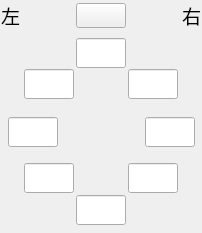
<?xml version="1.0" encoding="UTF-8"?>
<ui version="4.0">
 <class>FeiTeng_Custom</class>
 <widget class="QWidget" name="FeiTeng_Custom">
  <property name="geometry">
   <rect>
    <x>0</x>
    <y>0</y>
    <width>202</width>
    <height>229</height>
   </rect>
  </property>
  <property name="windowTitle">
   <string>Form</string>
  </property>
  <layout class="QVBoxLayout" name="verticalLayout">
   <property name="spacing">
    <number>0</number>
   </property>
   <property name="leftMargin">
    <number>0</number>
   </property>
   <property name="topMargin">
    <number>0</number>
   </property>
   <property name="rightMargin">
    <number>0</number>
   </property>
   <property name="bottomMargin">
    <number>0</number>
   </property>
   <item>
    <widget class="QWidget" name="horizontalWidget" native="true">
     <property name="maximumSize">
      <size>
       <width>16777215</width>
       <height>32</height>
      </size>
     </property>
     <layout class="QHBoxLayout" name="horizontalLayout">
      <property name="sizeConstraint">
       <enum>QLayout::SizeConstraint::SetDefaultConstraint</enum>
      </property>
      <property name="leftMargin">
       <number>1</number>
      </property>
      <property name="topMargin">
       <number>1</number>
      </property>
      <property name="rightMargin">
       <number>1</number>
      </property>
      <property name="bottomMargin">
       <number>1</number>
      </property>
      <item>
       <widget class="QLabel" name="label">
        <property name="maximumSize">
         <size>
          <width>16777215</width>
          <height>32</height>
         </size>
        </property>
        <property name="font">
         <font>
          <pointsize>14</pointsize>
         </font>
        </property>
        <property name="text">
         <string>左</string>
        </property>
       </widget>
      </item>
      <item>
       <widget class="QPushButton" name="pushButton">
        <property name="minimumSize">
         <size>
          <width>0</width>
          <height>25</height>
         </size>
        </property>
        <property name="maximumSize">
         <size>
          <width>50</width>
          <height>16777215</height>
         </size>
        </property>
        <property name="text">
         <string/>
        </property>
        <property name="icon">
         <iconset resource="icons.qrc">
          <normaloff>:/icon/icons/switch.png</normaloff>:/icon/icons/switch.png</iconset>
        </property>
        <property name="iconSize">
         <size>
          <width>24</width>
          <height>24</height>
         </size>
        </property>
       </widget>
      </item>
      <item>
       <widget class="QLabel" name="label_2">
        <property name="maximumSize">
         <size>
          <width>16777215</width>
          <height>32</height>
         </size>
        </property>
        <property name="font">
         <font>
          <pointsize>14</pointsize>
         </font>
        </property>
        <property name="text">
         <string>右</string>
        </property>
        <property name="alignment">
         <set>Qt::AlignmentFlag::AlignRight|Qt::AlignmentFlag::AlignTrailing|Qt::AlignmentFlag::AlignVCenter</set>
        </property>
       </widget>
      </item>
     </layout>
    </widget>
   </item>
   <item>
    <widget class="QWidget" name="widget" native="true">
     <property name="minimumSize">
      <size>
       <width>202</width>
       <height>202</height>
      </size>
     </property>
     <property name="maximumSize">
      <size>
       <width>202</width>
       <height>202</height>
      </size>
     </property>
     <property name="autoFillBackground">
      <bool>false</bool>
     </property>
     <widget class="QLabel" name="label_3">
      <property name="geometry">
       <rect>
        <x>0</x>
        <y>0</y>
        <width>202</width>
        <height>202</height>
       </rect>
      </property>
      <property name="minimumSize">
       <size>
        <width>202</width>
        <height>202</height>
       </size>
      </property>
      <property name="maximumSize">
       <size>
        <width>202</width>
        <height>202</height>
       </size>
      </property>
      <property name="text">
       <string/>
      </property>
      <property name="pixmap">
       <pixmap resource="icons.qrc">:/icon/icons/feiteng_background.png</pixmap>
      </property>
     </widget>
     <widget class="QLineEdit" name="lineEdit">
      <property name="geometry">
       <rect>
        <x>76</x>
        <y>7</y>
        <width>50</width>
        <height>30</height>
       </rect>
      </property>
      <property name="font">
       <font>
        <pointsize>10</pointsize>
       </font>
      </property>
      <property name="styleSheet">
       <string notr="true">margin: 0px</string>
      </property>
      <property name="alignment">
       <set>Qt::AlignmentFlag::AlignCenter</set>
      </property>
     </widget>
     <widget class="QLineEdit" name="lineEdit_2">
      <property name="geometry">
       <rect>
        <x>128</x>
        <y>38</y>
        <width>50</width>
        <height>30</height>
       </rect>
      </property>
      <property name="font">
       <font>
        <pointsize>10</pointsize>
       </font>
      </property>
      <property name="styleSheet">
       <string notr="true">margin: 0px</string>
      </property>
      <property name="alignment">
       <set>Qt::AlignmentFlag::AlignCenter</set>
      </property>
     </widget>
     <widget class="QLineEdit" name="lineEdit_3">
      <property name="geometry">
       <rect>
        <x>145</x>
        <y>86</y>
        <width>50</width>
        <height>30</height>
       </rect>
      </property>
      <property name="font">
       <font>
        <pointsize>10</pointsize>
       </font>
      </property>
      <property name="styleSheet">
       <string notr="true">margin: 0px</string>
      </property>
      <property name="alignment">
       <set>Qt::AlignmentFlag::AlignCenter</set>
      </property>
     </widget>
     <widget class="QLineEdit" name="lineEdit_4">
      <property name="geometry">
       <rect>
        <x>128</x>
        <y>132</y>
        <width>50</width>
        <height>30</height>
       </rect>
      </property>
      <property name="font">
       <font>
        <pointsize>10</pointsize>
       </font>
      </property>
      <property name="styleSheet">
       <string notr="true">margin: 0px</string>
      </property>
      <property name="alignment">
       <set>Qt::AlignmentFlag::AlignCenter</set>
      </property>
     </widget>
     <widget class="QLineEdit" name="lineEdit_5">
      <property name="geometry">
       <rect>
        <x>76</x>
        <y>164</y>
        <width>50</width>
        <height>30</height>
       </rect>
      </property>
      <property name="font">
       <font>
        <pointsize>10</pointsize>
       </font>
      </property>
      <property name="styleSheet">
       <string notr="true">margin: 0px</string>
      </property>
      <property name="alignment">
       <set>Qt::AlignmentFlag::AlignCenter</set>
      </property>
     </widget>
     <widget class="QLineEdit" name="lineEdit_6">
      <property name="geometry">
       <rect>
        <x>24</x>
        <y>132</y>
        <width>50</width>
        <height>30</height>
       </rect>
      </property>
      <property name="font">
       <font>
        <pointsize>10</pointsize>
       </font>
      </property>
      <property name="styleSheet">
       <string notr="true">margin: 0px</string>
      </property>
      <property name="alignment">
       <set>Qt::AlignmentFlag::AlignCenter</set>
      </property>
     </widget>
     <widget class="QLineEdit" name="lineEdit_7">
      <property name="geometry">
       <rect>
        <x>8</x>
        <y>86</y>
        <width>50</width>
        <height>30</height>
       </rect>
      </property>
      <property name="font">
       <font>
        <pointsize>10</pointsize>
       </font>
      </property>
      <property name="styleSheet">
       <string notr="true">margin: 0px</string>
      </property>
      <property name="alignment">
       <set>Qt::AlignmentFlag::AlignCenter</set>
      </property>
     </widget>
     <widget class="QLineEdit" name="lineEdit_8">
      <property name="geometry">
       <rect>
        <x>24</x>
        <y>38</y>
        <width>50</width>
        <height>30</height>
       </rect>
      </property>
      <property name="font">
       <font>
        <pointsize>10</pointsize>
       </font>
      </property>
      <property name="styleSheet">
       <string notr="true">margin: 0px</string>
      </property>
      <property name="alignment">
       <set>Qt::AlignmentFlag::AlignCenter</set>
      </property>
     </widget>
    </widget>
   </item>
  </layout>
 </widget>
 <resources>
  <include location="icons.qrc"/>
 </resources>
 <connections/>
</ui>
